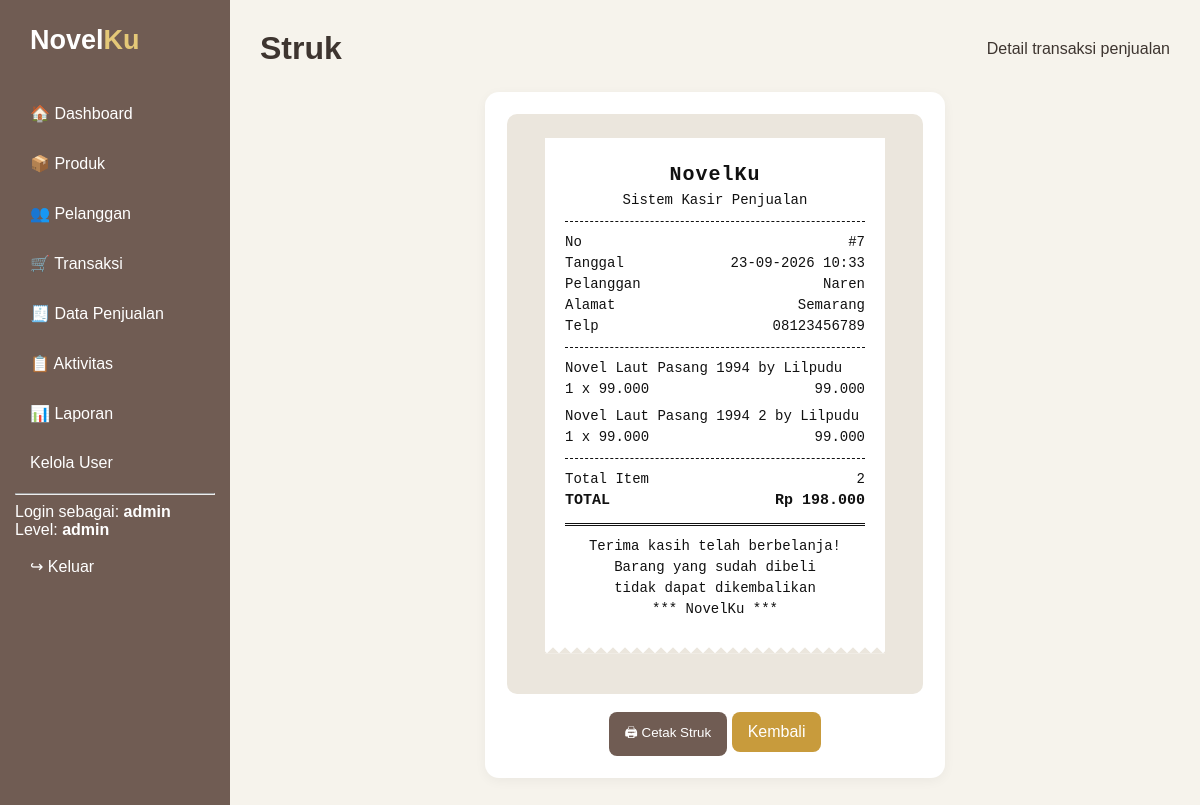
Page /detail_penjualan.php?id=7 (signed in) on the committed database.
### tables this page shows
CREATE TABLE `penjualan` (
  `penjualan_id` int(11) NOT NULL,
  `tanggal_penjualan` datetime NOT NULL,
  `total_harga` decimal(10,2) NOT NULL,
  `diskon` decimal(5,2) NOT NULL DEFAULT 0.00,
  `pelanggan_id` int(11) NOT NULL
);

CREATE TABLE `pelanggan` (
  `pelanggan_id` int(11) NOT NULL,
  `nama_pelanggan` varchar(255) NOT NULL,
  `alamat` text NOT NULL,
  `nomor_telepon` varchar(15) NOT NULL
);

CREATE TABLE `detail_penjualan` (
  `detail_id` int(11) NOT NULL,
  `penjualan_id` int(11) NOT NULL,
  `produk_id` int(11) NOT NULL,
  `jumlah_produk` int(11) NOT NULL,
  `subtotal` decimal(10,2) NOT NULL
);

CREATE TABLE `produk` (
  `produk_id` int(11) NOT NULL,
  `nama_produk` varchar(255) NOT NULL,
  `harga` decimal(10,2) NOT NULL,
  `stok` int(11) NOT NULL,
  `gambar` varchar(255) DEFAULT NULL
);

### detail_penjualan.php (the view, shortened to what this page needs)
<?php
include "koneksi.php";
$id = (int) $_GET['id'];
$query_penjualan = mysqli_query(
    $koneksi,
    "SELECT penjualan.penjualan_id, penjualan.tanggal_penjualan, penjualan.total_harga, pelanggan.nama_pelanggan, pelanggan.alamat, pelanggan.nomor_telepon FROM penjualan LEFT JOIN pelanggan ON penjualan.pelanggan_id = pelanggan.pelanggan_id WHERE penjualan.penjualan_id = '$id'");
$penjualan = mysqli_fetch_assoc($query_penjualan);
$query_detail = mysqli_query(
    $koneksi,
    "SELECT detail_penjualan.jumlah_produk, detail_penjualan.subtotal, produk.nama_produk, produk.harga FROM detail_penjualan INNER JOIN produk ON detail_penjualan.produk_id = produk.produk_id WHERE detail_penjualan.penjualan_id = '$id'");
$total_item = 0;
?>
<!DOCTYPE html>
<html lang="id">
<head>
    <link rel="stylesheet" href="assets/style.css">
</head>
<body>
<?php include "partials/sidebar.php"; ?>
<main class="main">
    <div class="topbar no-print">
        <h1>Struk</h1>
        <span>Detail transaksi penjualan</span>
    </div>
    <div class="panel">
        <div class="nk-wrap">
            <div class="nk-struk">
                <div class="nk-center">
                    <p class="nk-toko">NovelKu</p>
                    <p>Sistem Kasir Penjualan</p>
                </div>
                <hr class="nk-garis">
                <div class="nk-baris">
                    <span>No</span>
                    <span>#<?= $penjualan['penjualan_id'] ?></span>
                </div>
                <div class="nk-baris">
                    <span>Tanggal</span>
                    <span><?= date('d-m-Y H:i', strtotime($penjualan['tanggal_penjualan'])) ?></span>
                </div>
                <div class="nk-baris">
                    <span>Pelanggan</span>
                    <span><?= htmlspecialchars($penjualan['nama_pelanggan']) ?></span>
                </div>
                <?php if (!empty($penjualan['alamat'])) { ?>
                <div class="nk-baris">
                    <span>Alamat</span>
                    <span><?= htmlspecialchars($penjualan['alamat']) ?></span>
                </div>
                <?php } ?>
                <?php if (!empty($penjualan['nomor_telepon'])) { ?>
                <div class="nk-baris">
                    <span>Telp</span>
                    <span><?= htmlspecialchars($penjualan['nomor_telepon']) ?></span>
                </div>
                <?php } ?>
                <hr class="nk-garis">
                <?php while ($data = mysqli_fetch_assoc($query_detail)) {
                    $total_item += $data['jumlah_produk'];
                ?>
                    <div class="nk-item">
                        <p class="nk-item-nama"><?= htmlspecialchars($data['nama_produk']) ?></p>
                        <div class="nk-baris">
                            <span><?= $data['jumlah_produk'] ?> x <?= number_format($data['harga'], 0, ',', '.') ?></span>
                            <span><?= number_format($data['subtotal'], 0, ',', '.') ?></span>
                        </div>
                    </div>
                <?php } ?>
                <hr class="nk-garis">
                <div class="nk-baris">
                    <span>Total Item</span>
                    <span><?= $total_item ?></span>
                </div>
                <div class="nk-baris nk-total">
                    <span>TOTAL</span>
                    <span>Rp <?= number_format($penjualan['total_harga'], 0, ',', '.') ?></span>
                </div>
                <hr class="nk-garis nk-ganda">
                <div class="nk-center">
                    <p>Terima kasih telah berbelanja!</p>
                    <p>Barang yang sudah dibeli</p>
                    <p>tidak dapat dikembalikan</p>
                    <p style="margin-top:8px;">*** NovelKu ***</p>
                </div>
            </div>
        </div>
        <div class="no-print nk-aksi">
            <button onclick="window.print()" class="btn">
                🖨 Cetak Struk
            </button>
            <a href="penjualan.php" class="btn secondary">
                Kembali
            </a>
        </div>
    </div>
</main>
</body>
</html>

### assets/style.css (style rules this page uses)
* { box-sizing: border-box; }
body { margin: 0; font-family: Arial, sans-serif; background: #f6f3ec; color: #3e3530; }
.main { margin-left: 230px; padding: 30px; max-width: 1300px; }
.topbar { display: flex; justify-content: space-between; align-items: center; margin-bottom: 25px; }
.topbar h1 { margin: 0; }
.card, .panel { background: white; border-radius: 14px; padding: 22px; box-shadow: 0 3px 12px #0000000c; }
.btn { display: inline-block; background: #705c53; color: white; border: 0; padding: 11px 16px; border-radius: 8px; text-decoration: none; cursor: pointer; }
.btn.secondary { background: #c89b3c; }
.panel { margin-top: 22px; }

### detail_penjualan.php (style rules this page uses)
.panel { max-width: 460px !important; margin-left: auto !important; margin-right: auto !important; }
.nk-wrap { display: block !important; width: 100% !important; background: #ebe6dd; border-radius: 10px; padding: 24px 14px 40px !important; margin-bottom: 18px; }
.nk-struk { display: block !important; box-sizing: border-box !important; width: 340px !important; max-width: 100% !important; margin: 0 auto !important; background: #fff; color: #111; padding: 22px 20px 34px !important; font-family: "Courier New", Courier, monospace !important; font-size: 14px !important; line-height: 1.5 !important; text-align: left !important; box-shadow: 0 3px 12px rgba(0, 0, 0, .25); -webkit-mask: conic-gradient(from -45deg at bottom, #0000, #000 1deg 89deg, #0000 90deg) 50% / 12px 100%; mask: conic-gradient(from -45deg at bottom, #0000, #000 1deg 89deg, #0000 90deg) 50% / 12px 100%; }
.nk-struk *, .nk-struk *::before, .nk-struk *::after { box-sizing: border-box !important; font-family: inherit !important; font-size: inherit; color: inherit; }
.nk-struk p { margin: 0 !important; padding: 0 !important; text-align: inherit !important; }
.nk-struk .nk-center { text-align: center !important; }
.nk-struk .nk-toko { font-size: 20px; font-weight: bold; letter-spacing: 1px; }
.nk-struk .nk-garis { display: block !important; width: 100% !important; height: 0 !important; border: 0 !important; border-top: 1px dashed #111 !important; margin: 10px 0 !important; padding: 0 !important; background: none !important; }
.nk-struk .nk-garis.nk-ganda { border-top: 3px double #111 !important; }
.nk-struk .nk-baris { display: flex !important; justify-content: space-between !important; align-items: flex-start !important; gap: 10px; width: 100% !important; margin: 0 !important; padding: 0 !important; border: 0 !important; background: none !important; text-align: left !important; }
.nk-struk .nk-baris span { display: block; padding: 0 !important; margin: 0 !important; }
.nk-struk .nk-baris span:last-child { text-align: right !important; }
.nk-struk .nk-item { margin: 0 0 6px 0 !important; padding: 0 !important; border: 0 !important; background: none !important; }
.nk-struk .nk-item-nama { word-break: break-word; }
.nk-struk .nk-total { font-size: 15px; font-weight: bold; }
.nk-aksi { text-align: center; }

### rows in the picture
penjualan: penjualan_id "7", tanggal_penjualan "23-09-2026 10:33", pelanggan.nama_pelanggan "Naren", pelanggan.alamat "Semarang", pelanggan.nomor_telepon "08123456789", total_harga "198.000"
detail_penjualan: produk.nama_produk "Novel Laut Pasang 1994 by Lilpudu", jumlah_produk "1", produk.harga "99.000", subtotal "99.000"
detail_penjualan: produk.nama_produk "Novel Laut Pasang 1994 2 by Lilpudu", jumlah_produk "1", produk.harga "99.000", subtotal "99.000"

### other values in the picture
$username "admin"
$level "admin"
$total_item "2"
